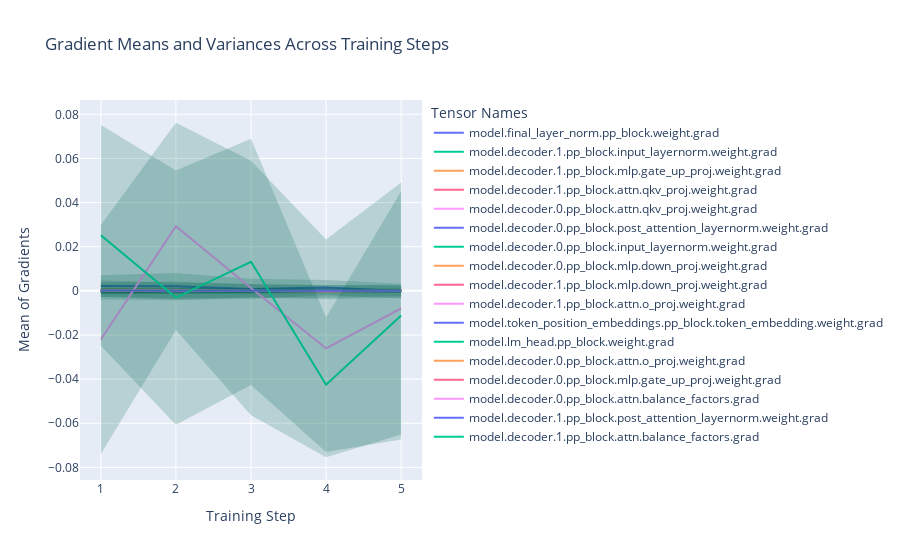

Notebook cell for this chart:
### Code cell
iplot(fig)

### Figure 1 — Plotly figure (JSON) as saved in the notebook; plotly's stock layout.template omitted (floating-point values rounded to 4 significant figures)
{"data": [{"line": {"width": 2}, "mode": "lines", "name": "model.final_layer_norm.pp_block.weight.grad", "type": "scatter", "x": [1, 2, 3, 4, 5], "y": [0.002198, 0.002107, 0.0008701, 0.001511, -0.0001121]}, {"fill": "toself", "fillcolor": "rgba(0,100,80,0.2)", "hoverinfo": "skip", "line": {"color": "rgba(255,255,255,0)"}, "name": "model.final_layer_norm.pp_block.weight.grad Std Dev", "showlegend": false, "type": "scatter", "x": [1, 2, 3, 4, 5, 5, 4, 3, 2, 1], "y": [0.007083, 0.008134, 0.005468, 0.004967, 0.003264, -0.003488, -0.001945, -0.003728, -0.003921, -0.002687]}, {"line": {"width": 2}, "mode": "lines", "name": "model.decoder.1.pp_block.input_layernorm.weight.grad", "type": "scatter", "x": [1, 2, 3, 4, 5], "y": [-7.555e-05, 1.216e-05, -6.567e-05, 3.665e-05, 2.591e-05]}, {"fill": "toself", "fillcolor": "rgba(0,100,80,0.2)", "hoverinfo": "skip", "line": {"color": "rgba(255,255,255,0)"}, "name": "model.decoder.1.pp_block.input_layernorm.weight.grad Std Dev", "showlegend": false, "type": "scatter", "x": [1, 2, 3, 4, 5, 5, 4, 3, 2, 1], "y": [0.0002707, 0.000436, 0.0002787, 0.0003893, 0.000256, -0.0002042, -0.000316, -0.00041, -0.0004117, -0.0004218]}, {"line": {"width": 2}, "mode": "lines", "name": "model.decoder.1.pp_block.mlp.gate_up_proj.weight.grad", "type": "scatter", "x": [1, 2, 3, 4, 5], "y": [-3.262e-06, -2.955e-05, -6.278e-06, -3.999e-07, -2.093e-07]}, {"fill": "toself", "fillcolor": "rgba(0,100,80,0.2)", "hoverinfo": "skip", "line": {"color": "rgba(255,255,255,0)"}, "name": "model.decoder.1.pp_block.mlp.gate_up_proj.weight.grad Std Dev", "showlegend": false, "type": "scatter", "x": [1, 2, 3, 4, 5, 5, 4, 3, 2, 1], "y": [0.0005418, 0.0004664, 0.0005197, 0.0004336, 0.0004586, -0.000459, -0.0004344, -0.0005322, -0.0005255, -0.0005483]}, {"line": {"width": 2}, "mode": "lines", "name": "model.decoder.1.pp_block.attn.qkv_proj.weight.grad", "type": "scatter", "x": [1, 2, 3, 4, 5], "y": [-1.989e-05, -7.51e-05, -8.135e-05, 2.751e-05, 7.729e-06]}, {"fill": "toself", "fillcolor": "rgba(0,100,80,0.2)", "hoverinfo": "skip", "line": {"color": "rgba(255,255,255,0)"}, "name": "model.decoder.1.pp_block.attn.qkv_proj.weight.grad Std Dev", "showlegend": false, "type": "scatter", "x": [1, 2, 3, 4, 5, 5, 4, 3, 2, 1], "y": [0.00133, 0.001403, 0.001019, 0.0009959, 0.0007987, -0.0007832, -0.0009409, -0.001182, -0.001553, -0.001369]}, {"line": {"width": 2}, "mode": "lines", "name": "model.decoder.0.pp_block.attn.qkv_proj.weight.grad", "type": "scatter", "x": [1, 2, 3, 4, 5], "y": [-9.807e-05, 0.0001227, 5.988e-05, -2.363e-05, 3.453e-05]}, {"fill": "toself", "fillcolor": "rgba(0,100,80,0.2)", "hoverinfo": "skip", "line": {"color": "rgba(255,255,255,0)"}, "name": "model.decoder.0.pp_block.attn.qkv_proj.weight.grad Std Dev", "showlegend": false, "type": "scatter", "x": [1, 2, 3, 4, 5, 5, 4, 3, 2, 1], "y": [0.001359, 0.001466, 0.001128, 0.001054, 0.001024, -0.0009547, -0.001101, -0.001008, -0.00122, -0.001555]}, {"line": {"width": 2}, "mode": "lines", "name": "model.decoder.0.pp_block.post_attention_layernorm.weight.grad", "type": "scatter", "x": [1, 2, 3, 4, 5], "y": [0.0001438, 0.0001829, -7.216e-05, -0.000181, 0.0001828]}, {"fill": "toself", "fillcolor": "rgba(0,100,80,0.2)", "hoverinfo": "skip", "line": {"color": "rgba(255,255,255,0)"}, "name": "model.decoder.0.pp_block.post_attention_layernorm.weight.grad Std Dev", "showlegend": false, "type": "scatter", "x": [1, 2, 3, 4, 5, 5, 4, 3, 2, 1], "y": [0.0004035, 0.0004997, 0.0001883, 7.293e-05, 0.0004796, -0.0001141, -0.000435, -0.0003326, -0.000134, -0.000116]}, {"line": {"width": 2}, "mode": "lines", "name": "model.decoder.0.pp_block.input_layernorm.weight.grad", "type": "scatter", "x": [1, 2, 3, 4, 5], "y": [7.131e-05, -3.91e-05, -2.928e-06, 8.286e-05, 1.892e-05]}, {"fill": "toself", "fillcolor": "rgba(0,100,80,0.2)", "hoverinfo": "skip", "line": {"color": "rgba(255,255,255,0)"}, "name": "model.decoder.0.pp_block.input_layernorm.weight.grad Std Dev", "showlegend": false, "type": "scatter", "x": [1, 2, 3, 4, 5, 5, 4, 3, 2, 1], "y": [0.0005026, 0.0002745, 0.0002391, 0.0003633, 0.000212, -0.0001742, -0.0001975, -0.000245, -0.0003527, -0.00036]}, {"line": {"width": 2}, "mode": "lines", "name": "model.decoder.0.pp_block.mlp.down_proj.weight.grad", "type": "scatter", "x": [1, 2, 3, 4, 5], "y": [-3.557e-05, -0.0001, 9.103e-06, 1.527e-06, 2.124e-05]}, {"fill": "toself", "fillcolor": "rgba(0,100,80,0.2)", "hoverinfo": "skip", "line": {"color": "rgba(255,255,255,0)"}, "name": "model.decoder.0.pp_block.mlp.down_proj.weight.grad Std Dev", "showlegend": false, "type": "scatter", "x": [1, 2, 3, 4, 5, 5, 4, 3, 2, 1], "y": [0.001048, 0.001149, 0.001135, 0.001054, 0.001034, -0.0009912, -0.001051, -0.001117, -0.001349, -0.001119]}, {"line": {"width": 2}, "mode": "lines", "name": "model.decoder.1.pp_block.mlp.down_proj.weight.grad", "type": "scatter", "x": [1, 2, 3, 4, 5], "y": [2.026e-05, 2.435e-05, 3.906e-05, -1.029e-05, -2.157e-06]}, {"fill": "toself", "fillcolor": "rgba(0,100,80,0.2)", "hoverinfo": "skip", "line": {"color": "rgba(255,255,255,0)"}, "name": "model.decoder.1.pp_block.mlp.down_proj.weight.grad Std Dev", "showlegend": false, "type": "scatter", "x": [1, 2, 3, 4, 5, 5, 4, 3, 2, 1], "y": [0.001155, 0.001092, 0.001112, 0.0008696, 0.0008068, -0.0008111, -0.0008902, -0.001034, -0.001044, -0.001114]}, {"line": {"width": 2}, "mode": "lines", "name": "model.decoder.1.pp_block.attn.o_proj.weight.grad", "type": "scatter", "x": [1, 2, 3, 4, 5], "y": [0.0004097, -0.000265, 6.174e-05, -0.0005157, -0.0001994]}, {"fill": "toself", "fillcolor": "rgba(0,100,80,0.2)", "hoverinfo": "skip", "line": {"color": "rgba(255,255,255,0)"}, "name": "model.decoder.1.pp_block.attn.o_proj.weight.grad Std Dev", "showlegend": false, "type": "scatter", "x": [1, 2, 3, 4, 5, 5, 4, 3, 2, 1], "y": [0.004699, 0.003693, 0.003142, 0.002709, 0.002629, -0.003027, -0.00374, -0.003019, -0.004223, -0.003879]}, {"line": {"width": 2}, "mode": "lines", "name": "model.token_position_embeddings.pp_block.token_embedding.weight.grad", "type": "scatter", "x": [1, 2, 3, 4, 5], "y": [-8.042e-07, -2.127e-06, 2.415e-06, 6.843e-07, 8.727e-08]}, {"fill": "toself", "fillcolor": "rgba(0,100,80,0.2)", "hoverinfo": "skip", "line": {"color": "rgba(255,255,255,0)"}, "name": "model.token_position_embeddings.pp_block.token_embedding.weight.grad Std Dev", "showlegend": false, "type": "scatter", "x": [1, 2, 3, 4, 5, 5, 4, 3, 2, 1], "y": [0.0008795, 0.0008496, 0.0007967, 0.0007675, 0.0007648, -0.0007647, -0.0007662, -0.0007919, -0.0008538, -0.0008811]}, {"line": {"width": 2}, "mode": "lines", "name": "model.lm_head.pp_block.weight.grad", "type": "scatter", "x": [1, 2, 3, 4, 5], "y": [1.28e-07, -3.875e-07, 2.45e-07, -3.711e-07, 3.265e-07]}, {"fill": "toself", "fillcolor": "rgba(0,100,80,0.2)", "hoverinfo": "skip", "line": {"color": "rgba(255,255,255,0)"}, "name": "model.lm_head.pp_block.weight.grad Std Dev", "showlegend": false, "type": "scatter", "x": [1, 2, 3, 4, 5, 5, 4, 3, 2, 1], "y": [0.00085, 0.0008609, 0.0008068, 0.000755, 0.0007691, -0.0007685, -0.0007557, -0.0008063, -0.0008616, -0.0008497]}, {"line": {"width": 2}, "mode": "lines", "name": "model.decoder.0.pp_block.attn.o_proj.weight.grad", "type": "scatter", "x": [1, 2, 3, 4, 5], "y": [0.0004978, 0.0004921, 6.268e-06, -0.0003083, 6.588e-05]}, {"fill": "toself", "fillcolor": "rgba(0,100,80,0.2)", "hoverinfo": "skip", "line": {"color": "rgba(255,255,255,0)"}, "name": "model.decoder.0.pp_block.attn.o_proj.weight.grad Std Dev", "showlegend": false, "type": "scatter", "x": [1, 2, 3, 4, 5, 5, 4, 3, 2, 1], "y": [0.003779, 0.004229, 0.003019, 0.002508, 0.002415, -0.002283, -0.003124, -0.003006, -0.003245, -0.002783]}, {"line": {"width": 2}, "mode": "lines", "name": "model.decoder.0.pp_block.mlp.gate_up_proj.weight.grad", "type": "scatter", "x": [1, 2, 3, 4, 5], "y": [-1.929e-05, 4.386e-06, -5.527e-07, -7.215e-07, 8.949e-06]}, {"fill": "toself", "fillcolor": "rgba(0,100,80,0.2)", "hoverinfo": "skip", "line": {"color": "rgba(255,255,255,0)"}, "name": "model.decoder.0.pp_block.mlp.gate_up_proj.weight.grad Std Dev", "showlegend": false, "type": "scatter", "x": [1, 2, 3, 4, 5, 5, 4, 3, 2, 1], "y": [0.0005691, 0.000582, 0.0005219, 0.0005089, 0.0005152, -0.0004973, -0.0005104, -0.000523, -0.0005732, -0.0006077]}, {"line": {"width": 2}, "mode": "lines", "name": "model.decoder.0.pp_block.attn.balance_factors.grad", "type": "scatter", "x": [1, 2, 3, 4, 5], "y": [-0.02206, 0.02925, 0.001282, -0.02607, -0.007942]}, {"fill": "toself", "fillcolor": "rgba(0,100,80,0.2)", "hoverinfo": "skip", "line": {"color": "rgba(255,255,255,0)"}, "name": "model.decoder.0.pp_block.attn.balance_factors.grad Std Dev", "showlegend": false, "type": "scatter", "x": [1, 2, 3, 4, 5, 5, 4, 3, 2, 1], "y": [0.02981, 0.07618, 0.05894, 0.02325, 0.04915, -0.06503, -0.07538, -0.05638, -0.01767, -0.07393]}, {"line": {"width": 2}, "mode": "lines", "name": "model.decoder.1.pp_block.post_attention_layernorm.weight.grad", "type": "scatter", "x": [1, 2, 3, 4, 5], "y": [0.0002137, 9.016e-05, 8.095e-05, 0.0001089, 4.68e-05]}, {"fill": "toself", "fillcolor": "rgba(0,100,80,0.2)", "hoverinfo": "skip", "line": {"color": "rgba(255,255,255,0)"}, "name": "model.decoder.1.pp_block.post_attention_layernorm.weight.grad Std Dev", "showlegend": false, "type": "scatter", "x": [1, 2, 3, 4, 5, 5, 4, 3, 2, 1], "y": [0.0005066, 0.0003652, 0.0003273, 0.0003985, 0.000345, -0.0002514, -0.0001807, -0.0001654, -0.0001848, -7.919e-05]}, {"line": {"width": 2}, "mode": "lines", "name": "model.decoder.1.pp_block.attn.balance_factors.grad", "type": "scatter", "x": [1, 2, 3, 4, 5], "y": [0.02517, -0.003067, 0.01318, -0.04251, -0.01111]}, {"fill": "toself", "fillcolor": "rgba(0,100,80,0.2)", "hoverinfo": "skip", "line": {"color": "rgba(255,255,255,0)"}, "name": "model.decoder.1.pp_block.attn.balance_factors.grad Std Dev", "showlegend": false, "type": "scatter", "x": [1, 2, 3, 4, 5, 5, 4, 3, 2, 1], "y": [0.07516, 0.05449, 0.06897, -0.01204, 0.0451, -0.06732, -0.07298, -0.0426, -0.06063, -0.02482]}], "layout": {"hovermode": "x unified", "legend": {"title": {"text": "Tensor Names"}}, "title": {"text": "Gradient Means and Variances Across Training Steps"}, "xaxis": {"anchor": "y", "domain": [0, 1], "title": {"text": "Training Step"}}, "yaxis": {"anchor": "x", "domain": [0, 1], "title": {"text": "Mean of Gradients"}}}}
